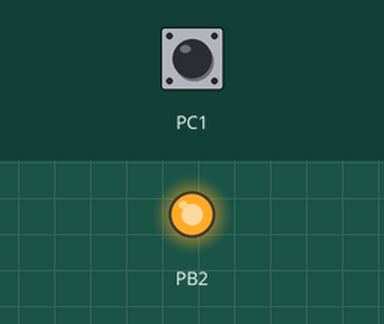
The program below on a simulated ATmega328P, built with avr-gcc and emulated at 16 MHz. On the bench: output pins drawn as LEDs (lit = HIGH). Inputs (shaded band) come from the test bench; at power-on: PC1 HIGH.

Above: at 1.2 s.
1.3 s: PC1 pulled LOW for 0.15 s
At 1.6 s:
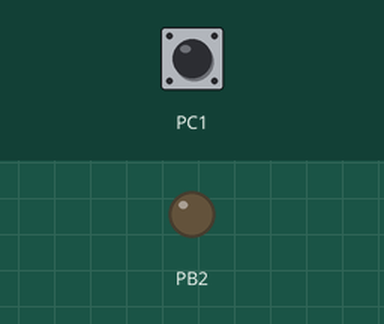
4.0 s: PC1 pulled LOW for 3.2 s
At 8.0 s:
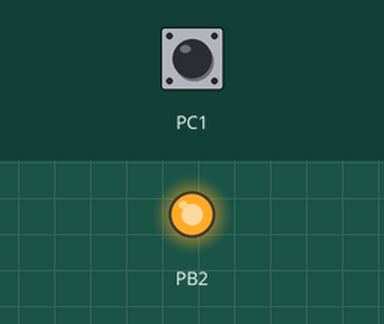
Timing chart, 0 to 9.5 s (numbered marks = the images above; inputs shaded):
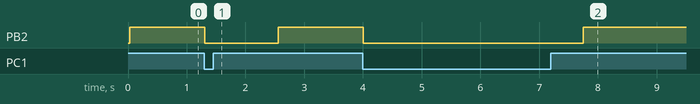

Measured:
- after the input at 1.3 s, PB2: HIGH → LOW at once, → HIGH 1.3 s later
- after the input at 4.0 s, PB2: HIGH → LOW at once, → HIGH 3.8 s later

The program:

main.c
```c
/*
 * DA2C_T2_2.c
 *
 * Created: 3/22/2019 2:30:24 PM
 * Author : victor
 */


#include <avr/io.h>
#define F_CPU   16000000UL
#include <util/delay.h>
#include <avr/interrupt.h>

int main(void)
{

	DDRB = 0b0100;					// set PB2 as output when pressed
	PORTB = (0b0001<<0b0101);		// turn off PB5 LED
	DDRC = (0b0000<<0b0001);		// reads data entered
	PORTC = (0b0001<<0b0001);		// will cause it to light up and display
	TCNT0 = 0b0000;					//sets register to 0
	TCCR0B |= (0b0001<< CS02) | (0b0001 << CS00); // makes prescalar to 1024
	TIMSK0 |= (0b0001<<TOIE0);				//enables overflow interrupt
	sei ();

	while (1)
	{

	}

}

ISR(TIMER0_OVF_vect)
{
	uint8_t timerOverflowCount=0;
	while ((TIFR0 & 0x01) == 0);
	TCNT0=0x00;							// resets the timer to zero
	TIFR0=0x01;							// reset the overflow flag
	timerOverflowCount++;				// counts every time the timer overflows

	if(PINC & (PINC1<<PINC1))	//to see if the switch is pressed
	{
		PORTB = (PORTB1<<PORTB2);	// if there is no input keep led off

	}

	else
	{
		PORTB &= ~(PORTB1<<PORTB2);	// toggle the led
		_delay_ms(1250);	// keep the light on for 1.25 SECONDS
	}

}
```
